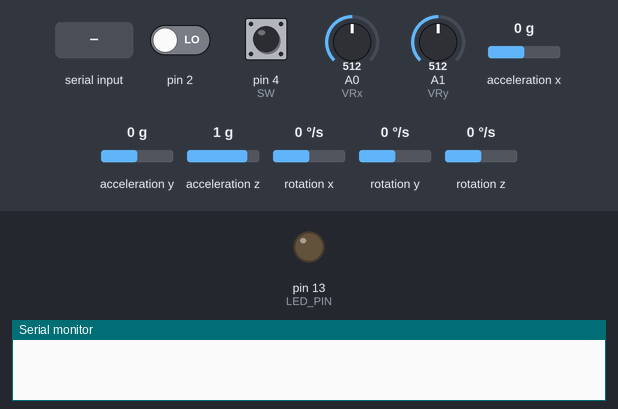
A sketch run on a simulated Arduino Uno, built with avr-gcc and run on an emulated ATmega328P. On the bench: output pins drawn as LEDs (lit = HIGH), the last lines printed to the serial monitor. Dashed ring = blinking. The test bench sets the inputs (shaded band); at power-on: acceleration y 0 g, pin 2 LOW, pin 4 (SW) HIGH, A0 (VRx) = 512, A1 (VRy) = 512, acceleration x 0 g, acceleration z 1 g, rotation x 0 °/s, rotation y 0 °/s, rotation z 0 °/s. The sensor or clock chip raises its interrupt line as the real part does.

Above: at 0.1 s.
At 1.72 s:
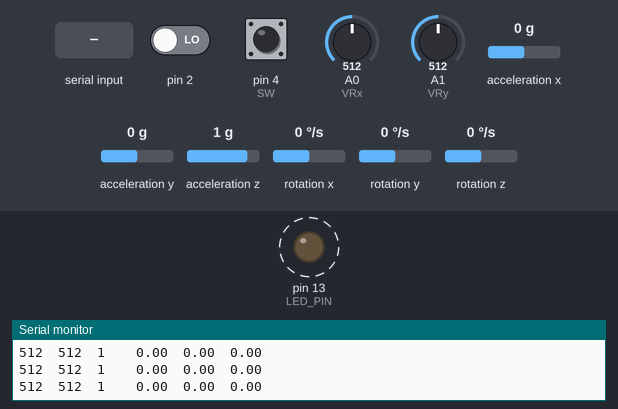
1.8 s: byte 1 (1) received over Serial
4.8 s: acceleration y set to -1.4 g
7.8 s: "1\n" received over Serial
Timing chart, 0 to 16.8 s (numbered marks = the images above; inputs shaded):
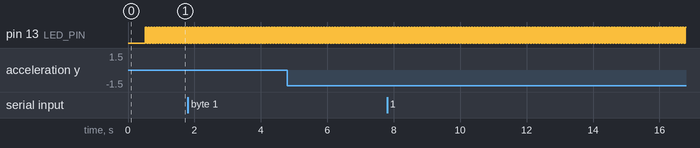

The sketch:

VR_Controller_MPU6050_AS.ino
```cpp
// (licence header left out)
// I2Cdev and MPU6050 must be installed as libraries, or else the .cpp/.h files
// for both classes must be in the include path of your project
#include "I2Cdev.h"

#include "MPU6050_6Axis_MotionApps20.h"
//#include "MPU6050.h" // not necessary if using MotionApps include file

// Arduino Wire library is required if I2Cdev I2CDEV_ARDUINO_WIRE implementation
// is used in I2Cdev.h
#if I2CDEV_IMPLEMENTATION == I2CDEV_ARDUINO_WIRE
    #include "Wire.h"
#endif

// class default I2C address is 0x68
// specific I2C addresses may be passed as a parameter here
// AD0 low = 0x68 (default for SparkFun breakout and InvenSense evaluation board)
// AD0 high = 0x69
MPU6050 mpu;
//MPU6050 mpu(0x69); // <-- use for AD0 high

#define OUTPUT_READABLE_YAWPITCHROLL //********************************************************COMMENT FOR PROCESSING

// uncomment "OUTPUT_TEAPOT" if you want output that matches the
// format used for the InvenSense teapot demo
//#define OUTPUT_TEAPOT          //************************************************************* UNCOMMENT FOR PROCESSING

#define LED_PIN 13 // (Arduino is 13, Teensy is 11, Teensy++ is 6)
bool blinkState = false;

// MPU control/status vars
bool dmpReady = false;  // set true if DMP init was successful
uint8_t mpuIntStatus;   // holds actual interrupt status byte from MPU
uint8_t devStatus;      // return status after each device operation (0 = success, !0 = error)
uint16_t packetSize;    // expected DMP packet size (default is 42 bytes)
uint16_t fifoCount;     // count of all bytes currently in FIFO
uint8_t fifoBuffer[64]; // FIFO storage buffer

// orientation/motion vars
Quaternion q;           // [w, x, y, z]         quaternion container
VectorInt16 aa;         // [x, y, z]            accel sensor measurements
VectorInt16 aaReal;     // [x, y, z]            gravity-free accel sensor measurements
VectorInt16 aaWorld;    // [x, y, z]            world-frame accel sensor measurements
VectorFloat gravity;    // [x, y, z]            gravity vector
float euler[3];         // [psi, theta, phi]    Euler angle container
float ypr[3];           // [yaw, pitch, roll]   yaw/pitch/roll container and gravity vector

// packet structure for InvenSense teapot demo
uint8_t teapotPacket[14] = { '$', 0x02, 0,0, 0,0, 0,0, 0,0, 0x00, 0x00, '\r', '\n' };

//Constants for VR-Controller Analog
const int VRx = A0;
const int VRy = A1;
const int SW = 4;

//Variable for IR_Reciever
int data;
String button;
bool buttonSet = false;


// ================================================================
// ===               INTERRUPT DETECTION ROUTINE                ===
// ================================================================

volatile bool mpuInterrupt = false;     // indicates whether MPU interrupt pin has gone high
void dmpDataReady() {
    mpuInterrupt = true;
}

// ================================================================
// ===                      INITIAL SETUP                       ===
// ================================================================

void setup() {
    //VR Controller Setup
    pinMode(SW,INPUT);
    digitalWrite(SW,HIGH);

    // join I2C bus (I2Cdev library doesn't do this automatically)
    #if I2CDEV_IMPLEMENTATION == I2CDEV_ARDUINO_WIRE
        Wire.begin();
        TWBR = 24; // 400kHz I2C clock (200kHz if CPU is 8MHz)
    #elif I2CDEV_IMPLEMENTATION == I2CDEV_BUILTIN_FASTWIRE
        Fastwire::setup(400, true);
    #endif

    // initialize serial communication
    Serial.begin(115200);
    while (!Serial); // wait for Leonardo enumeration, others continue immediately

    // initialize device
    //Serial.println(F("Initializing I2C devices..."));
    mpu.initialize();

    // load and configure the DMP
    //Serial.println(F("Initializing DMP..."));
    devStatus = mpu.dmpInitialize();

    // supply your own gyro offsets here, scaled for min sensitivity
    mpu.setXGyroOffset(0);   //220
    mpu.setYGyroOffset(0);    //76
    mpu.setZGyroOffset(0);   //-85
    mpu.setZAccelOffset(-100); // 1688 factory default for my test chip //1788 original

    // make sure it worked (returns 0 if so)
    if (devStatus == 0) {
        // turn on the DMP, now that it's ready
        //Serial.println(F("Enabling DMP..."));
        mpu.setDMPEnabled(true);

        // enable Arduino interrupt detection
        //Serial.println(F("Enabling interrupt detection (Arduino external interrupt 0)..."));
        attachInterrupt(0, dmpDataReady, RISING);
        mpuIntStatus = mpu.getIntStatus();

        // set our DMP Ready flag so the main loop() function knows it's okay to use it
        //Serial.println(F("DMP ready! Waiting for first interrupt..."));
        dmpReady = true;

        // get expected DMP packet size for later comparison
        packetSize = mpu.dmpGetFIFOPacketSize();
    } else {
        // ERROR!
        // 1 = initial memory load failed
        // 2 = DMP configuration updates failed
        // (if it's going to break, usually the code will be 1)
        //Serial.print(F("DMP Initialization failed (code "));
        //Serial.print(devStatus);
        Serial.println(F(")"));
    }

    // configure LED for output
    pinMode(LED_PIN, OUTPUT);
}


// ================================================================
// ===                    MAIN PROGRAM LOOP                     ===
// ================================================================

void loop() {

    //IR_Receiver
    if (Serial.available() > 0) {
        //Reads Data from IR_Receiver
        data = Serial.read();

        if (buttonSet == false)
        {
          switch(data){
            case 1:
            button = "CH-";
            break;
            case 2:
            button = "CH";
            break;
            case 3:
            button = "CH+";
            break;
            case 4:
            button = "|<<";
            break;
            case 5:
            button = ">>|";
            break ;
            case 6:
            button = ">|";
            break ;
            case 7:
            button = "-";
            break ;
            case 8:
            button = "+";
            break ;
            case 9:
            button = "EQ";
            break ;
            case 10:
            button = "0";
            break ;
            case 11:
            button = "100+";
            break ;
            case 12:
            button = "200+";
            break ;
            case 13:
            button = "START";
            break ;
            case 14:
            button = "UP";
            break ;
            case 15:
            button = "SELECT";
            break ;
            case 16:
            button = "LEFT";
            break ;
            case 17:
            button = "ENTER";
            break ;
            case 18:
            button = "RIGHT";
            break ;
            case 19:
            button = "BACK";
            break ;
            case 20:
            button = "DOWN";
            break ;
            case 21:
            button = "TOGGLE";
            break ;
          }
          buttonSet = true;
        }
        else
        {
          button = "";
          buttonSet = false;
        }
    }


    // if programming failed, don't try to do anything
    if (!dmpReady) return;

    // wait for MPU interrupt or extra packet(s) available
    while (!mpuInterrupt && fifoCount < packetSize) {
        // other program behavior stuff here
        // .
        // .
        // .
        // if you are really paranoid you can frequently test in between other
        // stuff to see if mpuInterrupt is true, and if so, "break;" from the
        // while() loop to immediately process the MPU data
        // .
        // .
        // .
    }

    // reset interrupt flag and get INT_STATUS byte
    mpuInterrupt = false;
    mpuIntStatus = mpu.getIntStatus();

    // get current FIFO count
    fifoCount = mpu.getFIFOCount();

    // check for overflow (this should never happen unless our code is too inefficient)
    if ((mpuIntStatus & 0x10) || fifoCount == 1024) {
        // reset so we can continue cleanly
        mpu.resetFIFO();
        //Serial.println(F("FIFO overflow!"));

    // otherwise, check for DMP data ready interrupt (this should happen frequently)
    } else if (mpuIntStatus & 0x02) {
        // wait for correct available data length, should be a VERY short wait
        while (fifoCount < packetSize) fifoCount = mpu.getFIFOCount();

        // read a packet from FIFO
        mpu.getFIFOBytes(fifoBuffer, packetSize);

        // track FIFO count here in case there is > 1 packet available
        // (this lets us immediately read more without waiting for an interrupt)
        fifoCount -= packetSize;

        #ifdef OUTPUT_READABLE_QUATERNION
            // display quaternion values in easy matrix form: w x y z
            mpu.dmpGetQuaternion(&q, fifoBuffer);
            Serial.print("quat\t");
            Serial.print(q.w);
            Serial.print("\t"); // "\t"
            Serial.print(q.x);
            Serial.print("\t");
            Serial.print(q.y);
            Serial.print("\t");
            Serial.println(q.z);
        #endif

        #ifdef OUTPUT_READABLE_EULER
            // display Euler angles in degrees
            mpu.dmpGetQuaternion(&q, fifoBuffer);
            mpu.dmpGetEuler(euler, &q);
            Serial.print("euler\t");
            Serial.print(euler[0] * 180/M_PI);
            Serial.print("\t");
            Serial.print(euler[1] * 180/M_PI);
            Serial.print("\t");
            Serial.println(euler[2] * 180/M_PI);
        #endif

        #ifdef OUTPUT_READABLE_YAWPITCHROLL
            // display Euler angles in degrees
            mpu.dmpGetQuaternion(&q, fifoBuffer);
            mpu.dmpGetGravity(&gravity, &q);
            mpu.dmpGetYawPitchRoll(ypr, &q, &gravity);
            //Serial.print("ypr\t");
            Serial.print(ypr[0] * 180/M_PI);
            Serial.print("\t");
            Serial.print(ypr[1] * 180/M_PI);
            Serial.print("\t");
            Serial.println(ypr[2] * 180/M_PI);
        #endif

        #ifdef OUTPUT_READABLE_REALACCEL
            // display real acceleration, adjusted to remove gravity
            mpu.dmpGetQuaternion(&q, fifoBuffer);
            mpu.dmpGetAccel(&aa, fifoBuffer);
            mpu.dmpGetGravity(&gravity, &q);
            mpu.dmpGetLinearAccel(&aaReal, &aa, &gravity);
            Serial.print("areal\t");
            Serial.print(aaReal.x);
            Serial.print("\t");
            Serial.print(aaReal.y);
            Serial.print("\t");
            Serial.println(aaReal.z);
        #endif

        #ifdef OUTPUT_READABLE_WORLDACCEL
            // display initial world-frame acceleration, adjusted to remove gravity
            // and rotated based on known orientation from quaternion
            mpu.dmpGetQuaternion(&q, fifoBuffer);
            mpu.dmpGetAccel(&aa, fifoBuffer);
            mpu.dmpGetGravity(&gravity, &q);
            mpu.dmpGetLinearAccel(&aaReal, &aa, &gravity);
            mpu.dmpGetLinearAccelInWorld(&aaWorld, &aaReal, &q);
            Serial.print("aworld\t");
            Serial.print(aaWorld.x);
            Serial.print("\t");
            Serial.print(aaWorld.y);
            Serial.print("\t");
            Serial.println(aaWorld.z);
        #endif

        #ifdef OUTPUT_TEAPOT
            // display quaternion values in InvenSense Teapot demo format:
            teapotPacket[2] = fifoBuffer[0];
            teapotPacket[3] = fifoBuffer[1];
            teapotPacket[4] = fifoBuffer[4];
            teapotPacket[5] = fifoBuffer[5];
            teapotPacket[6] = fifoBuffer[8];
            teapotPacket[7] = fifoBuffer[9];
            teapotPacket[8] = fifoBuffer[12];
            teapotPacket[9] = fifoBuffer[13];
            Serial.write(teapotPacket, 14);
            teapotPacket[11]++; // packetCount, loops at 0xFF on purpose
        #endif

        // blink LED to indicate activity
        blinkState = !blinkState;
        digitalWrite(LED_PIN, blinkState);

        //VR-ANALOG Controller Stuff
        Serial.print(analogRead(VRx));
        Serial.print("\t");
        Serial.print(analogRead(VRy));
        Serial.print("\t");
        Serial.print(digitalRead(SW));
        Serial.print("\t");
        Serial.print(button);
        Serial.print("\t");
        delay(30);

    }
}
```

Measured:
- by itself, pin 13 (LED_PIN): alternates HIGH for 0.04 s and LOW for 0.04 s
